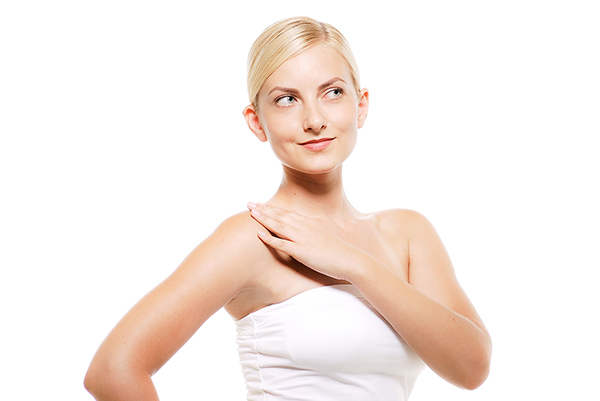
#> input picture test.jpg, 600 x 401 px
$ jupyter execute pixelate_face.ipynb   (shell and % lines are left out)
#> lines starting #> are read from the running program, lines starting #| are printed output that depends on the picture
### mosaic.py
import cv2
def mosaic(img,rect,size):
    #モザイクをかける領域
    (x1,y1,x2,y2) = rect
    w=x2-x1
    h=y2-y1
    i_rect = img[y1:y2,x1:x2]

    # 一度縮小して拡大する
    i_small = cv2.resize(i_rect,(size,size))
    i_mos = cv2.resize(i_small,(w,h),interpolation=cv2.INTER_AREA)

    # ミザイク画像を重ねる
    img2=img.copy()
    img2[y1:y2,x1:x2]=i_mos
    return img2

### pixelate_face.ipynb
[cell 1]

import matplotlib.pyplot as plt
import cv2
from mosaic import mosaic as mosaic

# カスケードファイルを指定して分類器を作成
cascade_file = "haarcascade_frontalface_alt.xml"
cascade = cv2.CascadeClassifier(cascade_file)


# 画像を読み込んでグレースケールに変換
img = cv2.imread("test.jpg")
#> img is the input picture: shape (401, 600, 3); mean B, G, R 231.5, 237, 247.2
img_gray = cv2.cvtColor(img,cv2.COLOR_BGR2GRAY)
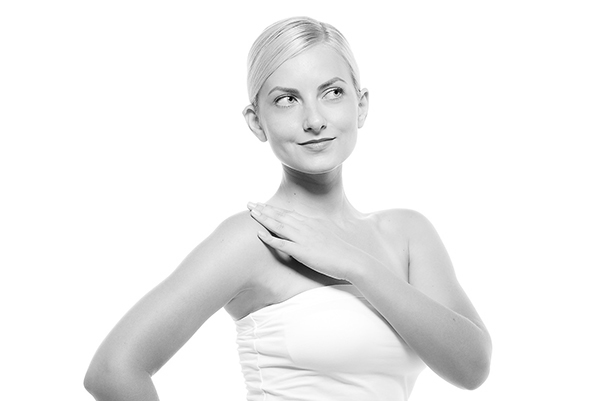
#> img_gray: shape (401, 600); min 0, max 255, mean 239.4

# 顔検出を実行する
face_list = cascade.detectMultiScale(img_gray,minSize=(50,50))
#> face_list = [[249, 49, 125, 125]]
if len(face_list) == 0:
    quit()

# 認識した部分の画像にモザイクをいれる
for(x,y,w,h) in face_list:
    img = mosaic(img,(x,y,x+w,y+h),10)
#> this loop made 1 pass
#> (x, y, x1 in mosaic, y1 in mosaic, x2 in mosaic, y2 in mosaic) on pass 1: (249, 49, 249, 49, 374, 174)
#> pass 1, in mosaic, `i_rect = img[y1:y2,x1:x2]`:
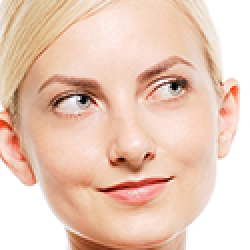
#> i_rect: shape (125, 125, 3) (shown 2 times larger); mean B, G, R 184.3, 202.3, 234.1
#> pass 1, in mosaic, `i_mos = cv2.resize(i_small,(w,h),interpolation=cv2.INTER_AREA)`:
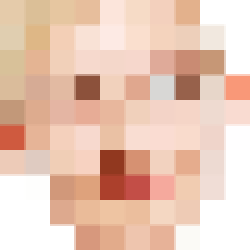
#> i_mos: shape (125, 125, 3) (shown 2 times larger); mean of channels 0, 1, 2 181.6, 199.7, 233.6; drawn as B, G, R
#> pass 1, `img = mosaic(img,(x,y,x+w,y+h),10)`:
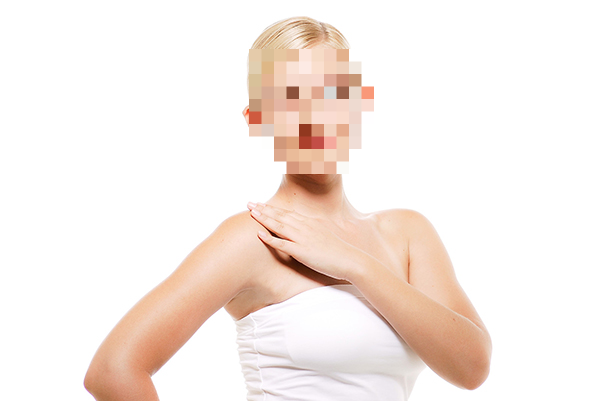
#> img: shape (401, 600, 3); mean B, G, R 231.3, 236.8, 247.2

# 画像を出力する
cv2.imwrite("test_mosaic.jpg",img)
plt.imshow(cv2.cvtColor(img,cv2.COLOR_BGR2RGB))
plt.show()
